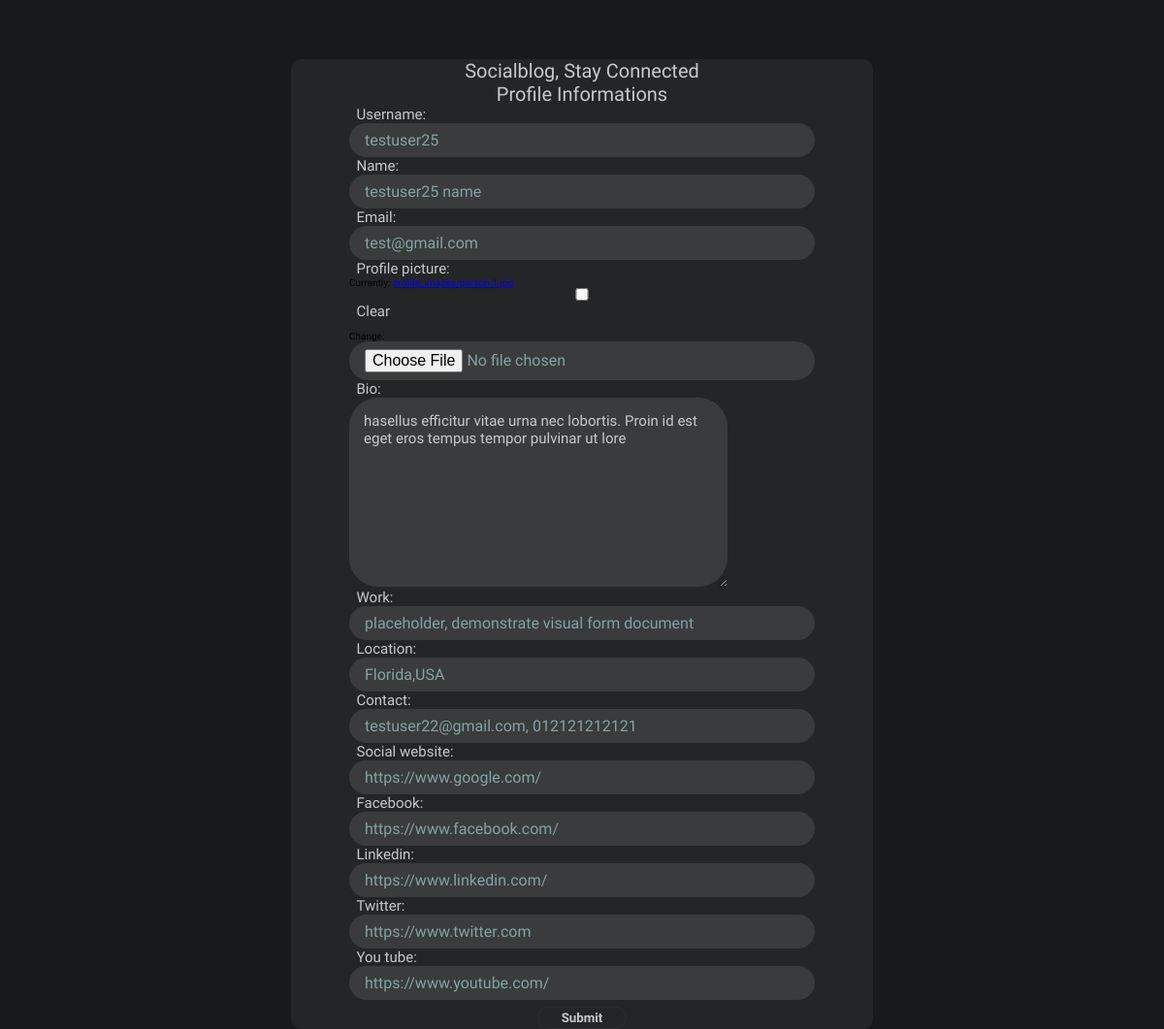
The page /profile_form/ac4d6013-7868-4999-9fc6-e5f83622f883/ (signed in) on the database its author committed.
### account/models.py (models this page shows, shortened)
class Profile(models.Model):
  id = models.UUIDField(default=uuid.uuid4, unique=True, primary_key=True, editable=False)
  user = models.OneToOneField(User, on_delete=models.CASCADE, null=True, blank=True)
  username = models.CharField(max_length=100, blank=True, null=True)
  name = models.CharField(max_length=200, blank=True, null=True)
  email = models.EmailField(max_length=500, blank=True, null=True)
  profile_picture = models.ImageField(upload_to ='profile_images', default= 'profile_images/user-default.jpg', blank=True, null=True)
  bio = models.TextField(max_length=350, null=True, blank=True)
  work = models.CharField(max_length=200,null=True, blank=True)
  location = models.CharField(max_length=200,null=True, blank=True)
  contact = models.CharField(max_length=200,null=True, blank=True)
  social_website = models.CharField(max_length=200,null=True, blank=True)
  facebook = models.CharField(max_length=200,null=True, blank=True)
  linkedin = models.CharField(max_length=200, null=True, blank=True)
  twitter = models.CharField(max_length=200, null=True, blank=True)
  you_tube = models.CharField(max_length=200, null=True, blank=True)
  friends = models.ManyToManyField('self', blank=True)
  friend_request = models.ManyToManyField('self', blank=True)
  created = models.DateTimeField(auto_now_add=True)
  updated = models.DateTimeField(auto_now=True)
  class Meta:
    ordering =  ['created']

### account/views.py (the view, shortened to what this page needs)
# urls.py: path('profile_form/<str:pk>/', views.edit_profile, name='profile_form'),
@login_required(login_url='account:login')
def edit_profile(request,pk):
  profile = Profile.objects.get(id=pk)
  form = profile_form(instance = profile)
  context = {
    'form':form
  }
  return render(request, 'account/profile_form.html', context)

### account/forms.py
class profile_form(ModelForm):
  class Meta:
    model = Profile
    fields = ['username','name', 'email', 'profile_picture', 'bio', 'work', 'location',
        'contact', 'social_website', 'facebook',
        'linkedin', 'twitter', 'you_tube'
      ]
  def __init__(self, *args, **kwargs):
    super(profile_form, self).__init__(*args, **kwargs)
    self.fields['username'].widget.attrs['placeholder'] = 'This name will not be public, Name will be'
    self.fields['name'].widget.attrs['placeholder'] = 'This name will be public'
    self.fields['contact'].widget.attrs['placeholder'] = "public email address, phone. your registration email won't be public"
    self.fields['social_website'].widget.attrs['placeholder'] = 'you can share your website'
    self.fields['facebook'].widget.attrs['placeholder'] = 'you can share your facebook link'
    self.fields['linkedin'].widget.attrs['placeholder'] = 'you can share your linkedin link'
    self.fields['twitter'].widget.attrs['placeholder'] = 'you can share your twitter link'
    self.fields['you_tube'].widget.attrs['placeholder'] = 'you can share your you_tube link'

### account/templates/account/profile_form.html (shortened to what this page needs)
<!DOCTYPE html>
{% load static %}
<html lang="en">
<head>
  <link rel="stylesheet" href="{% static 'css/style.css' %}">
  <link rel="stylesheet" href="https://cdnjs.cloudflare.com/ajax/libs/font-awesome/6.2.1/css/all.min.css">
</head>
<body>
  <main class="main_div">
    <div class="form_div">
      <div class="login_form_header">
        <p><a href="{% url 'account:index' %}">Socialblog</a>, Stay Connected </p>
        <p>Profile Informations</p>
      </div>
      <form method="POST" class="form" enctype="multipart/form-data">
        {% for field in form %}
          <label>{{field.label}}:</label>
          {{field}}
        {% endfor %}
        <button type="submit" class="btn btn_login">Submit</button>
      </form>
    </div>
  </main>
</body>
</html>

### staticfiles/css/style.css (style rules this page uses)
:root { --text-color-light: #c7c9ce; --text-color-muted: #81a4a8; --text-color-active: #2d88fe; --background-color: #18191a; --main-color: #242526; --secondary-color: #3a3b3c; --active-bg: #263951; --dot-color: #2e89ff; --side-of-icons: #abaeb3; --icon-filled-color: #e4e6eb; --margin-top:6.1em; }
* { margin: 0; padding: 0; box-sizing: border-box; outline: none; font-family: "Mukta",sans-serif; }
html { font-size: 62.5%; }
body { background-color: var(--background-color); }
.main_div { background-color: none; background: transparent; height: calc(100vh - var(--margin-top)); margin-top: var(--margin-top); margin-bottom: var(--margin-top); width: 100%; }
.btn { border: 1px solid rgba(58, 59, 60, 0.4); border-radius: 3em; background-color: transparent; }
.form_div { background-color: var(--main-color); min-width: 35em; max-width: 60em; border-radius: 1em; display: flex; flex-direction: column; align-items: center; justify-content: center; margin: 0 auto; }
.form { width: 80%; }
.form label { color: var(--text-color-light); font-size: 1.5rem; padding-left: .5em; display: block; }
.form input { width:100%; padding: 0.5em 1em 0.5em 1em; background-color: var(--secondary-color); border: none; border-radius: 2rem; font-size: 1.6rem; font-weight: 300; color: var(--text-color-muted); }
.form input::placeholder { font-size: 1.2rem; color: var(--text-color-muted) }
.form textarea { background-color: var(--secondary-color); border: none; border-radius: 2em; font-size: 1.5rem; color: var(--text-color-light); text-align: left; padding-left: 1em; padding-top: 1em; }
.login_form_header { text-align: center; }
.login_form_header p { color: var(--text-color-light); font-size: 2rem; }
.login_form_header a { text-decoration: none; color: var(--text-color-light); }
.btn_login { color: var(--text-color-light); padding: 0.25em 1.8em 0.25em 1.8em; cursor: pointer; font-weight: bold; display: block; margin: 0 auto; margin-top: 0.5em; }

### rows shown on the page
Profile: form "testuser25" "testuser25 name" "test@gmail.com" "hasellus efficitur vitae urna nec lobortis. Proin id est eget eros tempus tempor pulvinar ut lore" "placeholder, demonstrate visual form document" "Florida,USA" "testuser22@gmail.com, 012121212121" "https://www.google.com/" "https://www.facebook.com/" "https://www.linkedin.com/" "https://www.twitter.com" "https://www.youtube.com/"

### other values the page prints
{{ field.label }} "Username" "Name" "Email" "Profile picture" "Bio" "Work" "Location" "Contact" "Social website" "Facebook" "Linkedin" "Twitter" "You tube"
